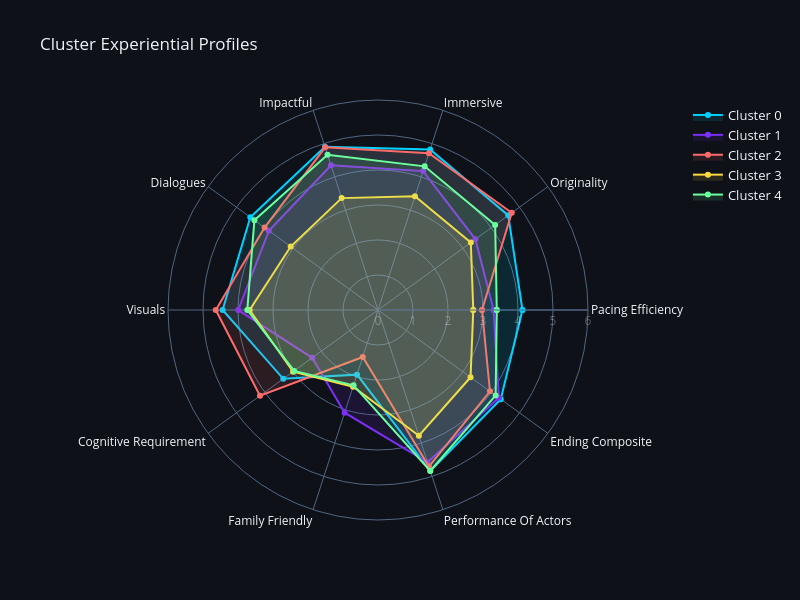

Write notebook code for a chart like this one.
### Code cell
# 11b. Cluster Radar Charts
def cluster_radar(cluster_profiles, dimensions=RADAR_DIMS):
    fig = go.Figure()
    for cluster_id, row in cluster_profiles.iterrows():
        values = [row[d] for d in dimensions] + [row[dimensions[0]]]
        labels = [d.replace('_', ' ').title() for d in dimensions] + [dimensions[0].replace('_', ' ').title()]
        fig.add_trace(go.Scatterpolar(
            r=values, theta=labels, fill='toself',
            name=f'Cluster {cluster_id}',
            line=dict(color=ACCENT_COLORS[cluster_id % len(ACCENT_COLORS)], width=2),
            fillcolor=f'rgba({int(ACCENT_COLORS[cluster_id % len(ACCENT_COLORS)][1:3], 16)}, {int(ACCENT_COLORS[cluster_id % len(ACCENT_COLORS)][3:5], 16)}, {int(ACCENT_COLORS[cluster_id % len(ACCENT_COLORS)][5:7], 16)}, 0.12)'
        ))
    fig.update_layout(
        polar=dict(radialaxis=dict(visible=True, range=[0, 6], color='rgba(255,255,255,0.3)'), bgcolor='rgba(0,0,0,0)'),
        template='plotly_dark', paper_bgcolor='#0e1117',
        title='Cluster Experiential Profiles', width=800, height=600,
        legend=dict(font=dict(size=13))
    )
    fig.show()

cluster_radar(cluster_profiles)

### Figure 1 — Plotly figure (JSON) as saved in the notebook; plotly's stock layout.template omitted (floating-point values rounded to 4 significant figures)
{"data": [{"fill": "toself", "fillcolor": "rgba(0, 210, 255, 0.12)", "line": {"color": "#00d2ff", "width": 2}, "name": "Cluster 0", "r": [4.127, 4.6, 4.822, 4.905, 4.509, 4.44, 3.345, 1.942, 4.833, 4.336, 4.127], "theta": ["Pacing Efficiency", "Originality", "Immersive", "Impactful", "Dialogues", "Visuals", "Cognitive Requirement", "Family Friendly", "Performance Of Actors", "Ending Composite", "Pacing Efficiency"], "type": "scatterpolar"}, {"fill": "toself", "fillcolor": "rgba(123, 47, 247, 0.12)", "line": {"color": "#7b2ff7", "width": 2}, "name": "Cluster 1", "r": [3.304, 3.44, 4.173, 4.346, 3.853, 3.995, 2.325, 3.084, 4.576, 4.269, 3.304], "theta": ["Pacing Efficiency", "Originality", "Immersive", "Impactful", "Dialogues", "Visuals", "Cognitive Requirement", "Family Friendly", "Performance Of Actors", "Ending Composite", "Pacing Efficiency"], "type": "scatterpolar"}, {"fill": "toself", "fillcolor": "rgba(255, 107, 107, 0.12)", "line": {"color": "#ff6b6b", "width": 2}, "name": "Cluster 2", "r": [2.972, 4.725, 4.708, 4.888, 4.006, 4.635, 4.169, 1.41, 4.702, 3.955, 2.972], "theta": ["Pacing Efficiency", "Originality", "Immersive", "Impactful", "Dialogues", "Visuals", "Cognitive Requirement", "Family Friendly", "Performance Of Actors", "Ending Composite", "Pacing Efficiency"], "type": "scatterpolar"}, {"fill": "toself", "fillcolor": "rgba(255, 217, 61, 0.12)", "line": {"color": "#ffd93d", "width": 2}, "name": "Cluster 3", "r": [2.722, 3.278, 3.417, 3.361, 3.083, 3.667, 3, 2.306, 3.778, 3.269, 2.722], "theta": ["Pacing Efficiency", "Originality", "Immersive", "Impactful", "Dialogues", "Visuals", "Cognitive Requirement", "Family Friendly", "Performance Of Actors", "Ending Composite", "Pacing Efficiency"], "type": "scatterpolar"}, {"fill": "toself", "fillcolor": "rgba(107, 255, 158, 0.12)", "line": {"color": "#6bff9e", "width": 2}, "name": "Cluster 4", "r": [3.394, 4.138, 4.316, 4.666, 4.366, 3.734, 2.959, 2.263, 4.834, 4.155, 3.394], "theta": ["Pacing Efficiency", "Originality", "Immersive", "Impactful", "Dialogues", "Visuals", "Cognitive Requirement", "Family Friendly", "Performance Of Actors", "Ending Composite", "Pacing Efficiency"], "type": "scatterpolar"}], "layout": {"height": 600, "legend": {"font": {"size": 13}}, "paper_bgcolor": "#0e1117", "polar": {"bgcolor": "rgba(0,0,0,0)", "radialaxis": {"color": "rgba(255,255,255,0.3)", "range": [0, 6], "visible": true}}, "title": {"text": "Cluster Experiential Profiles"}, "width": 800}}
